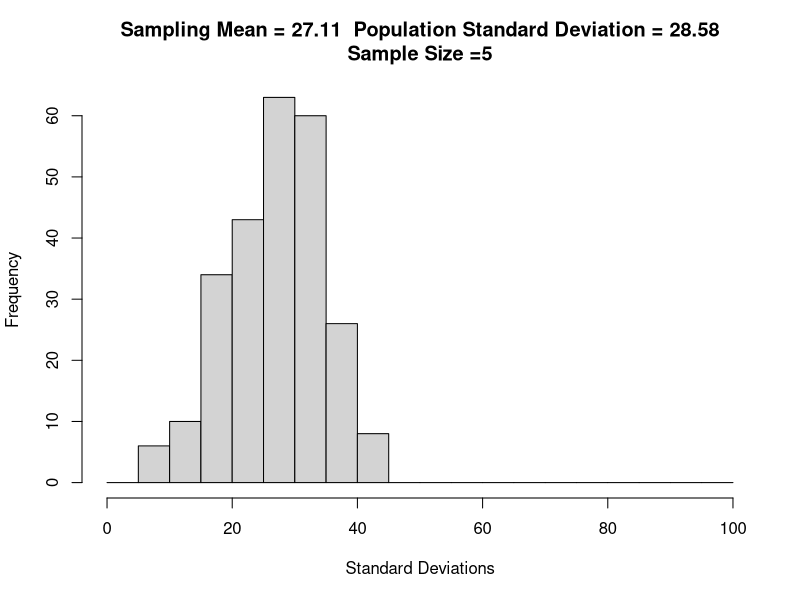

R code for this plot:
# DEVIATION program - Chapter 7

# Change SampleSize to desired sample size
# Change NumReplications to desired number of replications

SampleSize <- 5
NumReplications <- 250

StdDevDist <- NULL
for (i in 1:NumReplications) {
	mySample <- runif(SampleSize,0,100)
	sampleStdDev <- sqrt(var(mySample))
	StdDevDist <- c(StdDevDist,sampleStdDev)
	}
meanStdDev <- format(round(mean(StdDevDist),digits=2),nsmall=2)
HistTitle <- paste("Sampling Mean = ",meanStdDev,"  Population Standard Deviation = 28.58",sep="","\n","Sample Size =",SampleSize)
hist(StdDevDist,breaks=seq(0,100,5),main=HistTitle,xlab="Standard Deviations",ylab="Frequency",density=-1)